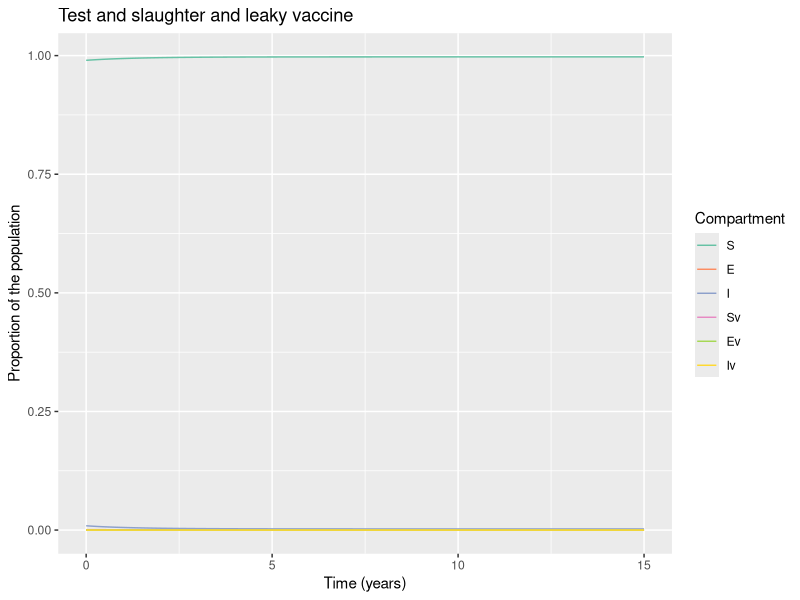

Generate this figure with R:
# LOAD THE PACKAGES:
library(deSolve)
library(reshape2)
library(ggplot2)


# MODEL INPUTS:

initial_state_values <- c(S = 1224000 - 12138,
                          E = 1000,        
                          I = 11138,        
                          Sv = 0,      
                          Ev = 0,
                          Iv = 0)      

# Parameters
#R0=0.42

parameters <- c(beta = 0.4,     # the infection rate in units of years^-1  5.2
                delta = 0.01*365,     # the latency period in units of years^-1 
                c_s = 0.39,       # the reduction in the force of infection
                # acting on those vaccinated
                c_i = 0.39,# the reduction in the infectivity of vaccinated infected bovines  
                u = 1/5,#death rate in units of years^-1 
                a = 1, #testing rate in units of years^-1
                b = 1/5, #birth rate in units of years^-1
                vc = 0,  # vaccination rate
                w = 0.002 ) #wildife infection rate 0.131
              
             

# TIMESTEPS:

# Sequence of timesteps to solve the model at
times <- seq(from = 0, to = 15, by =0.1)#from 0 to 10 years, daily intervalS
# MODEL FUNCTION: 

vaccine_model <- function(time, state, parameters) {  
  
  with(as.list(c(state, parameters)), {    
    
    # Defining lambda as a function of beta and E:
    N <- S + E + I + Sv + Ev + Iv 
    lambda <- beta * I/N + c_i * beta * Iv/N 
    # the Ev compartment gets c_i times less infected than the E compartment
    
    
    # The differential equations
    dS <- -lambda * S - u * S - S * w - vc * S + (b * N * (1-vc))+ a * I + a * Iv
    dE <- lambda * S - delta * E - u * E - vc * E 
    dI <- delta * E - a * I - u * I + S * w 
    dSv <- -c_s * lambda * Sv - u * Sv + vc * S  + b * N * vc - Sv * w            
    dEv <- c_s * lambda * Sv - delta * Ev - u * Ev + vc * E 
    dIv <- delta * Ev - a * Iv - u * Iv + Sv * w 
    
    return(list(c(dS, dE, dI, dSv, dEv, dIv))) 
  })
  
}

# MODEL OUTPUT:

# Solving the differential equations using the ode integration algorithm
output <- as.data.frame(ode(y = initial_state_values, 
                            times = times, 
                            func = vaccine_model,
                            parms = parameters))

# PLOT THE OUTPUT

# turn output dataset into long format
output_long <- melt(as.data.frame(output), id = "time")

# Adding a column for the prevalence proportion to the long-format output
output_long$prevalence <- output_long$value/sum(initial_state_values)

# Plot the number in each compartment over time
ggplot(data = output_long,                                               
       aes(x = time, y = prevalence, colour = variable, group = variable)) +  
  geom_line() +                                                          
  xlab("Time (years)")+                                                   
  ylab("Proportion of the population") +
  labs(title = paste("Test and slaughter and leaky vaccine"), 
       colour = "Compartment") +
  scale_colour_brewer(palette = "Set2")

#incidence<- diff(output_long$value[output_long$variable=="T"])
#plot(incidence)
#lambda <- 5.2/2 * (output_long$value[output_long$variable=="I"])
